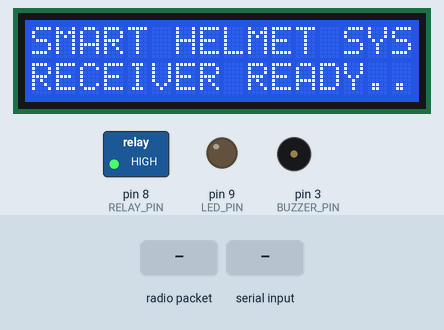
This sketch was run on a simulated Arduino Uno, built with avr-gcc and run on an emulated ATmega328P. On the bench: 16×2 character LCD, switched loads named in the sketch (green lamp = pin HIGH), output pins drawn as LEDs (lit = HIGH), buzzer (waves = sounding, pin HIGH). The test bench sets the inputs (shaded band). No radio packets arrive unless stated; what the sketch prints to the serial monitor is not drawn.

Above: at 1.3 s.
1.4 s: radio packet "SAFE" arrives
At 1.9 s:
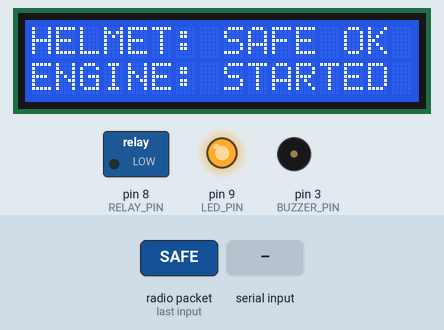
3.0 s: radio packet "ALCOHOL" arrives
At 4.0 s:
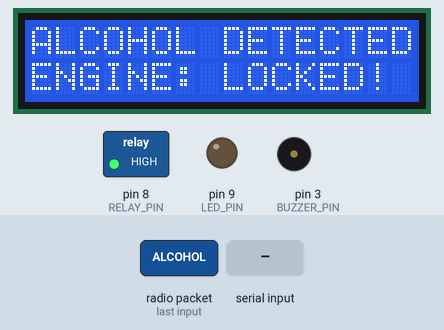
4.7 s: "LOCK\n" received over Serial
At 5.9 s:
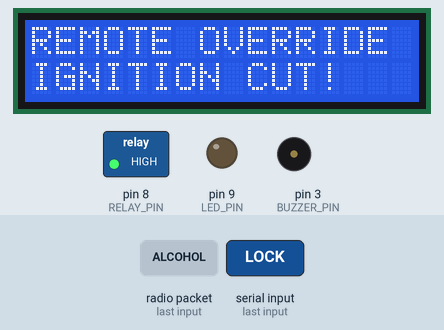
7.7 s: radio packet "NO_HELMET" arrives
At 8.4 s:
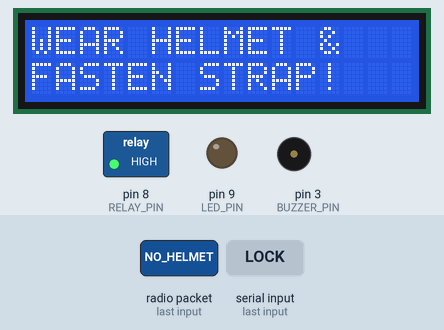
9.4 s: radio packet "CRASH" arrives
At 10.8 s:
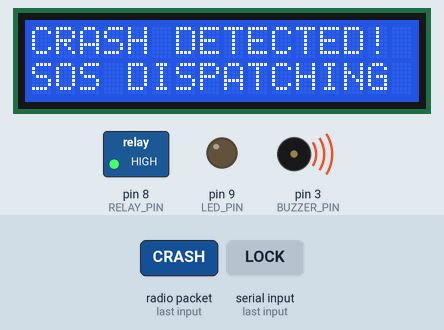
11.1 s: radio packet "H:" arrives
At 14.8 s:
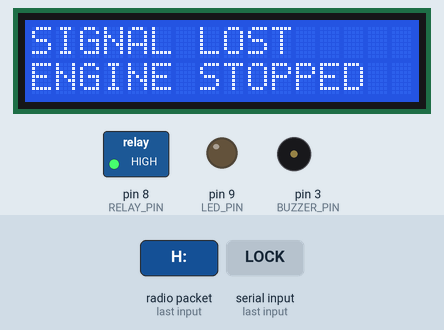
Timing chart, 0 to 15.9 s (numbered marks = the images above; inputs shaded):
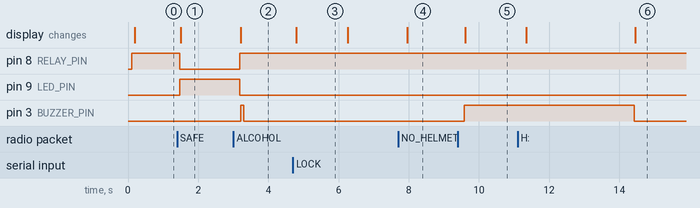

The sketch:

Receiver.ino
```cpp
#include <Wire.h>
#include <LiquidCrystal_I2C.h>
#include <RH_ASK.h>
#include <SPI.h> // Required by RadioHead even if not used directly

// ========================================================
// PIN CONFIGURATION (RECEIVER / BIKE IGNITION UNIT)
// ========================================================
// RF Receiver DATA -> Arduino D11 (RadioHead standard RX pin)
// Buzzer (+)       -> Arduino D3
// Relay Module IN  -> Arduino D8 (Active LOW)
// Green LED (+)    -> Arduino D9 (Ignition indicator)
// I2C LCD SDA      -> Arduino A4
// I2C LCD SCL      -> Arduino A5
const int RF_RX_PIN    = 11;
const int RF_TX_UNUSED = 12; // Unused TX pin required by constructor
const int BUZZER_PIN   = 3;
const int RELAY_PIN    = 8;  // Active LOW relay module
const int LED_PIN      = 9;

// Relay Active Level: 5V relay modules are ACTIVE LOW (LOW = Relay ON)
const int RELAY_ON  = LOW;
const int RELAY_OFF = HIGH;

// ========================================================
// HARDWARE DRIVERS
// ========================================================
// PCF8574T default I2C address is 0x27 (change to 0x3F if using PCF8574AT)
LiquidCrystal_I2C lcd(0x27, 16, 2);

// RadioHead ASK driver (2000 bps, RX on Pin 11, dummy TX on Pin 12)
RH_ASK rf_driver(2000, RF_RX_PIN, RF_TX_UNUSED);

// State tracking & non-blocking timers
String lastState = "";
unsigned long lastPacketTime = 0;
const unsigned long SIGNAL_TIMEOUT_MS = 3000; // 3 sec timeout if helmet out of range

// Telemetry state variables
int helmetState   = 0; // 1 = Worn, 0 = Off
int alcoholState  = 0; // 1 = Detected, 0 = Clean
int drowsyState   = 0; // 1 = Drowsy, 0 = Alert
int crashState    = 0; // 1 = Crash/Fall, 0 = Normal
float ax_val = 0.02, ay_val = 0.01, az_val = 0.99;
float gForce_val = 1.00;
float pitch_val = 0.0, roll_val = 0.0;

bool engineRunning = false;
bool manualLockOverride = false;
unsigned long lastTelemetryStream = 0;

// ========================================================
// HELPER FUNCTIONS
// ========================================================
void setEngine(bool enable) {
  if (enable && !manualLockOverride) {
    digitalWrite(RELAY_PIN, RELAY_ON);  // Engine ignition ON
    digitalWrite(LED_PIN, HIGH);        // Green indicator ON
    engineRunning = true;
  } else {
    digitalWrite(RELAY_PIN, RELAY_OFF); // Engine ignition OFF
    digitalWrite(LED_PIN, LOW);         // Green indicator OFF
    engineRunning = false;
  }
}

bool hasPhysicalLCD = false;
String lcdLine1 = "SMART HELMET SYS";
String lcdLine2 = "RECEIVER READY..";

// Redraws LCD only when state text changes (prevents flicker and I2C bus traffic)
void displayStatus(const char* line1, const char* line2) {
  lcdLine1 = String(line1);
  lcdLine2 = String(line2);

  if (hasPhysicalLCD) {
    lcd.clear();
    lcd.setCursor(0, 0);
    lcd.print(line1);
    lcd.setCursor(0, 1);
    lcd.print(line2);
  }
}

// Streams JSON Telemetry to PC/Web Gateway over USB Serial (10Hz)
void streamTelemetryJSON() {
  if (millis() - lastTelemetryStream < 100) return;
  lastTelemetryStream = millis();

  Serial.print("{\"helmet\":");
  Serial.print(helmetState);
  Serial.print(",\"alcohol\":");
  Serial.print(alcoholState);
  Serial.print(",\"drowsy\":");
  Serial.print(drowsyState);
  Serial.print(",\"crash\":");
  Serial.print(crashState);
  Serial.print(",\"ax\":"); Serial.print(ax_val, 2);
  Serial.print(",\"ay\":"); Serial.print(ay_val, 2);
  Serial.print(",\"az\":"); Serial.print(az_val, 2);
  Serial.print(",\"gForce\":"); Serial.print(gForce_val, 2);
  Serial.print(",\"pitch\":"); Serial.print(pitch_val, 1);
  Serial.print(",\"roll\":"); Serial.print(roll_val, 1);
  Serial.print(",\"relay\":"); Serial.print(engineRunning ? 1 : 0);
  Serial.print(",\"override\":"); Serial.print(manualLockOverride ? 1 : 0);
  Serial.print(",\"speedKmh\":"); Serial.print(engineRunning ? 42 : 0);
  Serial.print(",\"lcd1\":\""); Serial.print(lcdLine1); Serial.print("\"");
  Serial.print(",\"lcd2\":\""); Serial.print(lcdLine2); Serial.print("\"");
  Serial.println("}");
}

// Listens for Remote Killswitch commands ("LOCK" / "UNLOCK") from Web Dashboard
void checkSerialCommands() {
  if (Serial.available() > 0) {
    String cmd = Serial.readStringUntil('\n');
    cmd.trim();
    if (cmd == "LOCK") {
      manualLockOverride = true;
      setEngine(false);
      displayStatus("REMOTE OVERRIDE", "IGNITION CUT!");
      Serial.println("{\"status\":\"LOCKED_BY_REMOTE\"}");
    } else if (cmd == "UNLOCK") {
      manualLockOverride = false;
      if (lastState == "SAFE") {
        setEngine(true);
        displayStatus("HELMET: SAFE OK", "ENGINE: STARTED");
      }
      Serial.println("{\"status\":\"UNLOCKED_BY_REMOTE\"}");
    }
  }
}

// ========================================================
// SETUP
// ========================================================
void setup() {
  Serial.begin(9600);
  delay(100);

  // 1. Configure output pins
  pinMode(RELAY_PIN, OUTPUT);
  pinMode(LED_PIN, OUTPUT);
  pinMode(BUZZER_PIN, OUTPUT);

  // Safety initial state: Engine locked, buzzer silent
  setEngine(false);
  digitalWrite(BUZZER_PIN, LOW);

  // 2. Safe I2C LCD Detection (Protects against broken/missing LCD freezing MCU)
  Wire.begin();
  Wire.beginTransmission(0x27);
  if (Wire.endTransmission() == 0) {
    hasPhysicalLCD = true;
    lcd.init();
    lcd.backlight();
    displayStatus("SMART HELMET SYS", "RECEIVER READY..");
  } else {
    Wire.beginTransmission(0x3F);
    if (Wire.endTransmission() == 0) {
      hasPhysicalLCD = true;
      lcd.init();
      lcd.backlight();
      displayStatus("SMART HELMET SYS", "RECEIVER READY..");
    } else {
      hasPhysicalLCD = false;
      Serial.println("{\"status\":\"PHYSICAL_LCD_ABSENT_USING_DASHBOARD_DIGITAL_TWIN\"}");
    }
  }

  // 3. Initialize RadioHead 433MHz RF Receiver
  if (!rf_driver.init()) {
    Serial.println("{\"error\":\"RadioHead RF init failed on Pin 11\"}");
  } else {
    Serial.println("{\"status\":\"RF Receiver Ready on Pin 11 (2000 bps)\"}");
  }
}

// ========================================================
// MAIN LOOP
// ========================================================
void loop() {
  // Check for incoming commands from Web Dashboard
  checkSerialCommands();

  uint8_t buf[RH_ASK_MAX_MESSAGE_LEN + 1];
  uint8_t buflen = RH_ASK_MAX_MESSAGE_LEN;

  // 1. Non-blocking check for received RF packet
  if (rf_driver.recv(buf, &buflen)) {
    lastPacketTime = millis();

    // Null-terminate received byte array to form a valid C-string
    buf[buflen] = '\0';
    String message = String((char*)buf);
    message.trim();

    // Human-readable debug output for Serial Monitor
    Serial.print("RF Packet Received: [");
    Serial.print(message);
    Serial.println("]");

    // 2. Handle System States
    if (message == "SAFE") {
      helmetState  = 1;
      alcoholState = 0;
      drowsyState  = 0;
      crashState   = 0;

      if (lastState != "SAFE") {
        lastState = "SAFE";
        setEngine(true); // Relay ON, Green LED ON
        digitalWrite(BUZZER_PIN, LOW);
        displayStatus("HELMET: SAFE OK", "ENGINE: STARTED");
      }
    }
    else if (message == "ALCOHOL") {
      helmetState  = 1;
      alcoholState = 1;

      if (lastState != "ALCOHOL") {
        lastState = "ALCOHOL";
        setEngine(false); // Relay OFF, Green LED OFF
        displayStatus("ALCOHOL DETECTED", "ENGINE: LOCKED!");
      }
      // Alarm pattern: rapid beeps
      digitalWrite(BUZZER_PIN, HIGH);
      delay(80);
      digitalWrite(BUZZER_PIN, LOW);
      delay(60);
    }
    else if (message == "NO_HELMET") {
      helmetState  = 0;
      alcoholState = 0;

      if (lastState != "NO_HELMET") {
        lastState = "NO_HELMET";
        setEngine(false); // Relay OFF, Green LED OFF
        digitalWrite(BUZZER_PIN, LOW);
        displayStatus("WEAR HELMET &", "FASTEN STRAP!");
      }
    }
    else if (message == "CRASH") {
      crashState = 1;
      gForce_val = 4.35;
      pitch_val  = 64.0;
      roll_val   = -52.0;

      if (lastState != "CRASH") {
        lastState = "CRASH";
        setEngine(false); // Kill engine immediately on impact
        digitalWrite(BUZZER_PIN, HIGH);
        displayStatus("CRASH DETECTED! ", "SOS DISPATCHING ");
      }
    }
    // Extended packet handling with MPU-6050 (Format: H:1,A:0,D:0,C:0...)
    else if (message.startsWith("H:")) {
      int h = 0, a = 0, d = 0, c = 0;
      sscanf(message.c_str(), "H:%d,A:%d,D:%d,C:%d", &h, &a, &d, &c);
      helmetState  = h;
      alcoholState = a;
      drowsyState  = d;
      crashState   = c;

      if (helmetState == 1 && alcoholState == 0 && crashState == 0) {
        if (lastState != "SAFE") {
          lastState = "SAFE";
          setEngine(true);
          digitalWrite(BUZZER_PIN, LOW);
          displayStatus("HELMET: SAFE OK", "ENGINE: STARTED");
        }
      } else if (alcoholState == 1) {
        if (lastState != "ALCOHOL") {
          lastState = "ALCOHOL";
          setEngine(false);
          displayStatus("ALCOHOL DETECTED", "ENGINE: LOCKED!");
        }
        digitalWrite(BUZZER_PIN, HIGH);
      } else if (helmetState == 0) {
        if (lastState != "NO_HELMET") {
          lastState = "NO_HELMET";
          setEngine(false);
          displayStatus("WEAR HELMET &", "FASTEN STRAP!");
        }
      }
    }
  }

  // 3. Signal Timeout Check: If no packet received within 3 seconds
  if (lastPacketTime > 0 && (millis() - lastPacketTime > SIGNAL_TIMEOUT_MS)) {
    if (lastState != "TIMEOUT") {
      lastState = "TIMEOUT";
      helmetState = 0;
      setEngine(false); // Kill engine if helmet goes out of range
      digitalWrite(BUZZER_PIN, LOW);
      displayStatus("SIGNAL LOST", "ENGINE STOPPED");
      Serial.println("Warning: RF signal lost. Engine stopped.");
    }
  }

  // 4. Stream 10Hz JSON telemetry for Web Gateway & Cockpit
  streamTelemetryJSON();

  delay(10);
}
```

Measured:
- after the input at 1.4 s, pin 8 (RELAY_PIN): HIGH → LOW after 0.08 s; pin 9 (LED_PIN): LOW → HIGH after 0.08 s; the display: changes after 0.11 s (image 1)
- after the input at 3.0 s, pin 8 (RELAY_PIN): LOW → HIGH after 0.18 s instead of 1.6 s; pin 9 (LED_PIN): HIGH → LOW after 0.18 s instead of 1.6 s; pin 3 (BUZZER_PIN): LOW → HIGH after 0.21 s, → LOW 0.08 s later; the display: changes after 0.21 s (image 2)
- after the input at 4.7 s, the display: changes after 0.09 s (image 3)
- after the input at 7.7 s, the display: changes after 0.25 s (image 4)
- after the input at 9.4 s, pin 3 (BUZZER_PIN): LOW → HIGH after 0.18 s; the display: changes after 0.22 s (image 5)
- after the input at 11.1 s, pin 3 (BUZZER_PIN): HIGH → LOW after 3.3 s instead of 1.5 s; the display: first changes after 0.25 s (image 6 shows a later state)
- what the display in image 3 shows lasts 1.5 s, from 4.8 s to 6.3 s
